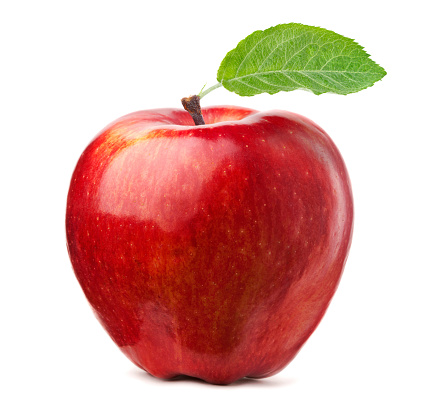
#> input picture image.jpg, 425 x 406 px
$ python test.py
#> lines starting #> are read from the running program, lines starting #| are printed output that depends on the picture
from PIL import Image, ImageFilter, ImageDraw, ImageFont

# # Read image
# im = Image.open("image.jpg")
# # Display image
# # im.show()

# # Applying a filter to the image
# im_sharp = im.filter(ImageFilter.SHARPEN)
# # Saving the filtered image to a new file
# # im_sharp.save("image_sharpened.jpg", "JPEG")

# # Splitting the image into its respective bands, i.e. Red, Green,
# # and Blue for RGB
# r, g, b = im_sharp.split()

new = Image.new("RGB", (300, 300), color="gray")
#> new: PIL image 300x300 RGB; every value is 128


fnt = ImageFont.truetype("/Library/Fonts/Arial.ttf", 25)
d = ImageDraw.Draw(new)
d.text((10, 10), "Hello there!", fill="green", font=fnt)

im = Image.open("image.jpg")
#> im is the input picture: PIL image 425x406 RGB; mean R, G, B 220.7, 173.4, 166.2
im = im.resize((40, 40))
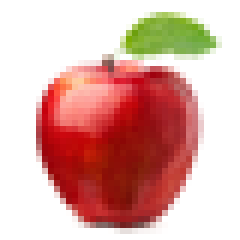
#> im: PIL image 40x40 RGB (shown 6 times larger); mean R, G, B 220.6, 173.2, 165.9
new.paste(im, (200, 200))
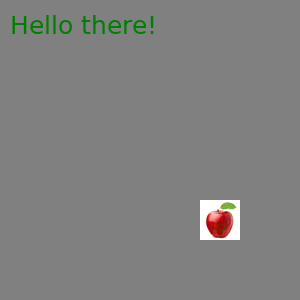
#> new: PIL image 300x300 RGB; mean R, G, B 128.6, 128.8, 127.6

new.save("created.png", "PNG")
